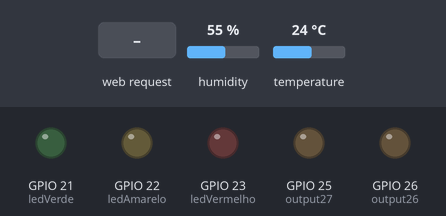
Simulated run of this program. Board: ESP32. Shown: output pins drawn as LEDs (lit = HIGH). The inputs (shaded band) are chosen by the test bench; at power-on: humidity 55 %, temperature 24 °C. WiFi joins after 1.5 s; servers stay silent unless stated; what the program prints to the serial monitor is not drawn.

Above: at 2.7 s.
2.8 s: HTTP request GET / received
At 4.0 s:
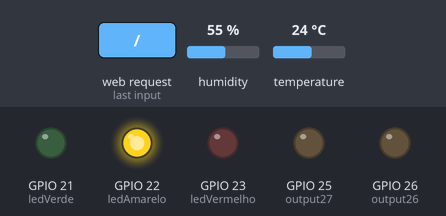
4.3 s: HTTP request GET /on received
At 5.5 s:
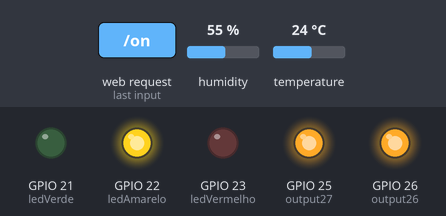
5.8 s: HTTP request GET /26/off received
At 6.3 s:
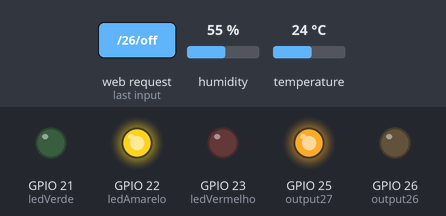
7.3 s: HTTP request GET /off received
At 7.8 s:
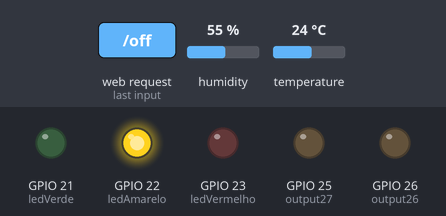
8.8 s: HTTP request GET /26/on received
At 9.8 s:
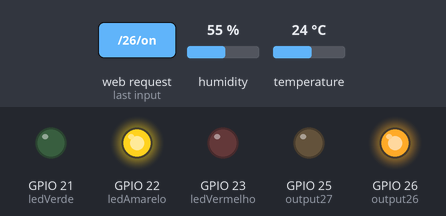
10.3 s: HTTP request GET /27/on received
At 11.3 s:
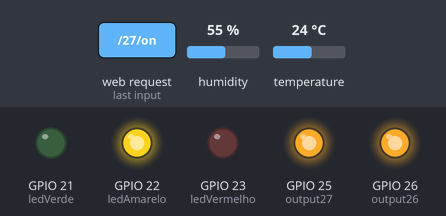
Timing chart, 0 to 12.8 s (numbered marks = the images above; inputs shaded):
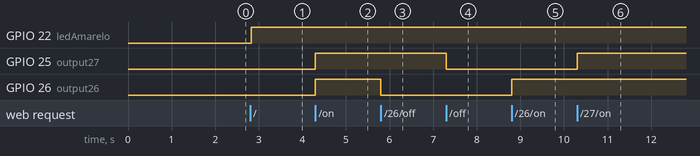

Measured:
- after the input at 2.8 s, GPIO 22 (ledAmarelo): LOW → HIGH at once
- after the input at 4.3 s, GPIO 25 (output27), GPIO 26 (output26): LOW → HIGH at once
- after the input at 5.8 s, GPIO 26 (output26): HIGH → LOW at once
- after the input at 7.3 s, GPIO 25 (output27): HIGH → LOW at once
- after the input at 8.8 s, GPIO 26 (output26): LOW → HIGH at once
- after the input at 10.3 s, GPIO 25 (output27): LOW → HIGH at once

The program:

main.cpp
```cpp
#include <Arduino.h>
#include <WiFi.h>
#include <WebServer.h>
#include <DHT.h>
#include <Adafruit_Sensor.h>

// --- Credenciais Wi-Fi ---
const char* ssid = "IEFP-Formacao";
const char* password = "";

// --- Credenciais da interface web ---
const char* http_username = "admin";
const char* http_password = "1234";
//leds
const int ledVerde = 21;
const int ledAmarelo = 22;
const int ledVermelho = 23;
// --- GPIOs ---
const int output26 = 26;
const int output27 = 25;
String output26State = "off";
String output27State = "off";

// --- Sensor DHT11 ---
#define DHTPIN 4
#define DHTTYPE DHT11
DHT dht(DHTPIN, DHTTYPE);
float temperature = 0.0;
float humidity = 0.0;

// --- Servidor web ---
WebServer server(1974);


//acende led
void atualizaLEDs() {
  // Desliga todos primeiro
  digitalWrite(ledVerde, LOW);
  digitalWrite(ledAmarelo, LOW);
  digitalWrite(ledVermelho, LOW);

  if (temperature <= 22.0) {
    digitalWrite(ledVerde, HIGH);
  } else if (temperature > 22.0 && temperature < 30.0) {
    digitalWrite(ledAmarelo, HIGH);
  } else {
    digitalWrite(ledVermelho, HIGH);
  }
}
// --- Leitura do sensor DHT ---
void readDHT() {
  humidity = dht.readHumidity();
  temperature = dht.readTemperature();
  if (isnan(humidity) || isnan(temperature)) {
    Serial.println("Falha ao ler do sensor DHT!");
    humidity = 0.0;
    temperature = 0.0;
  }
  atualizaLEDs(); // Atualiza os LEDs conforme a nova temperatura
}

// --- Página principal ---
void handleRoot() {
  if (!server.authenticate(http_username, http_password)) {
    return server.requestAuthentication();
  }

  readDHT();

  String html = "<!DOCTYPE html><html><head><meta name=\"viewport\" content=\"width=device-width, initial-scale=1\">";
  html += "<link rel=\"icon\" href=\"data:,\">";
  html += "<style>";
  html += "@font-face { font-family: 'ArtDeco'; src: url('ArtDeco.woff') format('woff'); }";
  html += "body { background-color: #f5f0e6; color: #2d2d2d; font-family: 'ArtDeco', 'Georgia', serif; text-align: center; margin: 0; padding: 0; }";
  html += "h1 { font-size: 48px; margin-top: 30px; letter-spacing: 2px; color: #b29400; }";
  html += ".button { background-color: #000000; border: 4px double #b29400; color: #f5f0e6; padding: 14px 36px; text-decoration: none; font-size: 28px; margin: 10px; cursor: pointer; font-weight: bold; transition: 0.3s; }";
  html += ".button2 { background-color: #b29400; color: #000000; border: 4px double #000000; }";
  html += ".button:hover { background-color: #b29400; color: #000000; border-color: #000000; }";
  html += ".button2:hover { background-color: #000000; color: #f5f0e6; border-color: #b29400; }";
  html += "</style></head>";

  html += "<body>";
  html += "<h1>Rui Pais Pereira Web Server</h1>";
  html += "<a class=\"button\" href=\"/on\">LIGAR</a>";
  html += "<a class=\"button button2\" href=\"/off\">DESLIGAR</a>";

  html += "<p>GPIO 26 - Estado: " + output26State + "</p>";
  html += (output26State == "off") ?
    "<p><a href=\"/26/on\"><button class=\"button\">ON</button></a></p>" :
    "<p><a href=\"/26/off\"><button class=\"button button2\">OFF</button></a></p>";

  html += "<p>GPIO 27 - Estado: " + output27State + "</p>";
  html += (output27State == "off") ?
    "<p><a href=\"/27/on\"><button class=\"button\">ON</button></a></p>" :
    "<p><a href=\"/27/off\"><button class=\"button button2\">OFF</button></a></p>";

  html += "<h2>Temperatura e Humidade (atualiza a cada 1 min)</h2>";
  html += "<p>Temperatura: <span id=\"temp\">" + String(temperature, 1) + "</span> &deg;C</p>";
  html += "<p>Humidade: <span id=\"hum\">" + String(humidity, 1) + "</span> %</p>";
  html += "<p>Última atualização: <span id=\"timestamp\">--:--:--</span></p>";

  html += "<script>";
  html += "function atualizaDHT() {";
  html += "fetch('/dht')"
          ".then(res => res.json())"
          ".then(data => {"
          " document.getElementById('temp').textContent = data.temperature.toFixed(1);"
          " document.getElementById('hum').textContent = data.humidity.toFixed(1);"
          " let agora = new Date();"
          " document.getElementById('timestamp').textContent = agora.toLocaleTimeString();"
          "});"
          "}";
  html += "setInterval(atualizaDHT, 60000);";
  html += "atualizaDHT();";
  html += "</script>";
  html += "</body></html>";

  server.send(200, "text/html", html);
}

// --- Rota JSON para JavaScript ---
void handleDHTJson() {
  readDHT();
  String json = "{";
  json += "\"temperature\":" + String(temperature, 1) + ",";
  json += "\"humidity\":" + String(humidity, 1);
  json += "}";
  server.send(200, "application/json", json);
}

// --- Manipuladores GPIO ---
void handleAllOn() {
  if (!server.authenticate(http_username, http_password)) return server.requestAuthentication();
  output26State = "on";
  output27State = "on";
  digitalWrite(output26, HIGH);
  digitalWrite(output27, HIGH);
  handleRoot();
}

void handleAllOff() {
  if (!server.authenticate(http_username, http_password)) return server.requestAuthentication();
  output26State = "off";
  output27State = "off";
  digitalWrite(output26, LOW);
  digitalWrite(output27, LOW);
  handleRoot();
}

void handleGPIO26On() {
  if (!server.authenticate(http_username, http_password)) return server.requestAuthentication();
  output26State = "on";
  digitalWrite(output26, HIGH);
  handleRoot();
}

void handleGPIO26Off() {
  if (!server.authenticate(http_username, http_password)) return server.requestAuthentication();
  output26State = "off";
  digitalWrite(output26, LOW);
  handleRoot();
}

void handleGPIO27On() {
  if (!server.authenticate(http_username, http_password)) return server.requestAuthentication();
  output27State = "on";
  digitalWrite(output27, HIGH);
  handleRoot();
}

void handleGPIO27Off() {
  if (!server.authenticate(http_username, http_password)) return server.requestAuthentication();
  output27State = "off";
  digitalWrite(output27, LOW);
  handleRoot();
}

// --- Setup ---
void setup() {
  Serial.begin(115200);

  pinMode(output26, OUTPUT);
  pinMode(output27, OUTPUT);
  digitalWrite(output26, LOW);
  digitalWrite(output27, LOW);
  pinMode(ledVerde, OUTPUT);
  pinMode(ledAmarelo, OUTPUT);
  pinMode(ledVermelho, OUTPUT);

  digitalWrite(ledVerde, LOW);
  digitalWrite(ledAmarelo, LOW);
  digitalWrite(ledVermelho, LOW);

  dht.begin();

  Serial.print("A ligar a ");
  Serial.println(ssid);
  WiFi.begin(ssid, password);
  while (WiFi.status() != WL_CONNECTED) {
    delay(500);
    Serial.print(".");
  }

  Serial.println("\nWiFi ligado.");
  Serial.print("Endereço IP: ");
  Serial.println(WiFi.localIP());

  // Rotas do servidor
  server.on("/", handleRoot);
  server.on("/on", handleAllOn);
  server.on("/off", handleAllOff);
  server.on("/26/on", handleGPIO26On);
  server.on("/26/off", handleGPIO26Off);
  server.on("/27/on", handleGPIO27On);
  server.on("/27/off", handleGPIO27Off);
  server.on("/dht", handleDHTJson);

  server.begin();
  Serial.println("Servidor HTTP iniciado");
}

// --- Loop principal ---
void loop() {
  server.handleClient();
}
```
